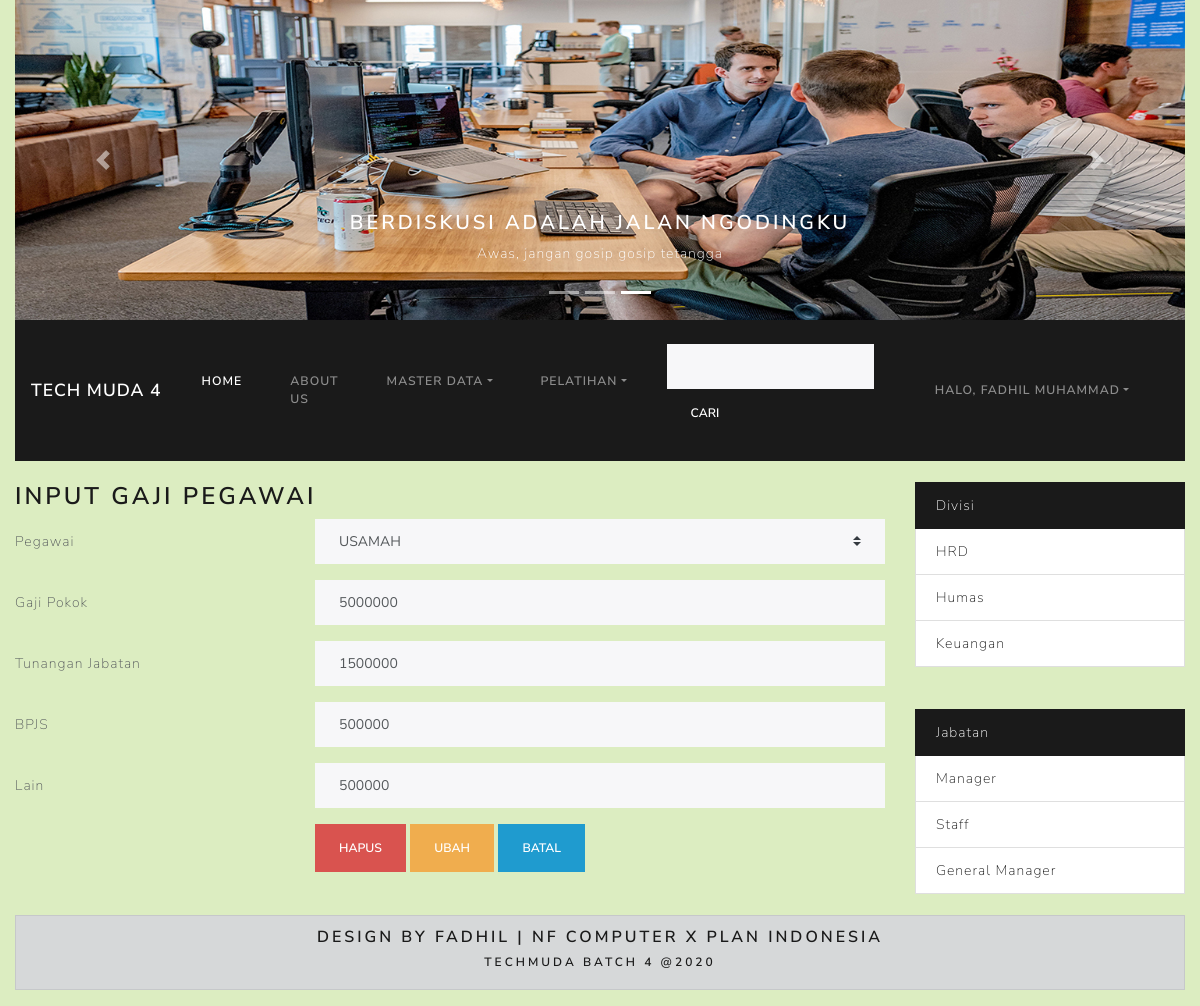
/index.php?hal=form_gaji&id=3 (signed in), run on the app's committed database.
### tables this page shows
CREATE TABLE `gaji` (
  `id` int(11) NOT NULL,
  `gapok` double NOT NULL,
  `tunjab` double DEFAULT NULL,
  `bpjs` double NOT NULL,
  `lain2` double DEFAULT NULL,
  `pegawai_id` int(11) NOT NULL
);

CREATE TABLE `divisi` (
  `id` int(11) NOT NULL,
  `nama` varchar(20) NOT NULL
);

CREATE TABLE `jabatan` (
  `id` int(11) NOT NULL,
  `nama` varchar(20) NOT NULL
);

### models/Gaji.php (called while the page is built, shortened)
<?php
class Gaji{
    private $koneksi;
    public function __construct() {
        global $dbh;
        $this->koneksi = $dbh;
    }
    public function dataGaji() {
        $sql = "SELECT gaji.*, pegawai.id as idp, pegawai.nip as nip, pegawai.nama FROM gaji
        INNER JOIN pegawai ON pegawai.id = gaji.pegawai_id";
        $ps = $this->koneksi->prepare($sql);
        $ps->execute();
        $rs = $ps->fetchAll();
        return $rs;
    }
    public function getGaji($id) {
        $sql = "SELECT g.*, p.id as idp, p.nip as nip, p.nama as pegawai, p.foto,
        j.nama as jabatan, d.nama as divisi FROM gaji g
        INNER JOIN pegawai p ON p.id = g.pegawai_id
        INNER JOIN jabatan j ON j.id = p.jabatan_id
        INNER JOIN divisi d ON d.id = p.divisi_id
        WHERE g.id = ?";
        $ps = $this->koneksi->prepare($sql);
        $ps->execute($id);
        $rs = $ps->fetch();
        return $rs;
    }
}
?>

### models/Divisi.php (called while the page is built, shortened)
<?php
class Divisi{
    private $koneksi;
    public function __construct(){
        global $dbh;
        $this->koneksi = $dbh;
    }
    public function dataDivisi(){
        $sql = "SELECT * FROM divisi";
        $ps = $this->koneksi->prepare($sql);
        $ps->execute();
        $rs = $ps->fetchAll();
        return $rs;
    }
};
?>

### models/Jabatan.php (called while the page is built, shortened)
<?php
class Jabatan {
    private $koneksi;
    public function __construct(){
        global $dbh;
        $this->koneksi = $dbh;
    }
    public function dataJabatan(){
        $sql = "SELECT * FROM jabatan";
        $ps = $this->koneksi->prepare($sql);
        $ps->execute();
        $rs = $ps->fetchAll();
        return $rs;
    }
};
?>

### form_gaji.php (the view, shortened to what this page needs)
<?php
if(isset($_SESSION['MEMBER']) && $_SESSION['MEMBER']['role'] != 'staff'){
?>
<?php
$id = $_REQUEST['id'];
$model = new Gaji();
if(!empty($id) ){
  $rs =  $model->getGaji([$id]);
}
else{
 $rs = [];
}
?>
<h3>Input Gaji Pegawai</h3>
<form action="controller_gaji.php" method="POST">
    <div class="form-group row">
        <label for="pegawai" class="col-4 col-form-label">Pegawai</label>
        <div class="col-8">
        <select id="pegawai" name="pegawai" class="custom-select">
            <?php
            $model = new Gaji();
            if(empty($rs) ){
            ?>
            <option value="">--Pilih pegawai--</option>
            <?php
            $pegawai = $model->dataBelumDigaji();
            foreach($pegawai as $peg){
            ?>
            <option value="<?= $peg['idp'] ?>"><?= $peg['nama'] ?></option>
            <?php }
             }else{
              ?>
            <?php
                $pegawai = $model->dataGaji();
                foreach($pegawai as $peg){
                $sel = ($peg['idp'] == $rs['pegawai_id']) ? 'selected' : '';
                ?>
                <option value="<?= $peg['idp'] ?>" <?= $sel ?> ><?= $peg['nama'] ?></option>
                <?php } }?>
        </select>
        </div>
    </div>
    <div class="form-group row">
        <label for="gapok" class="col-4 col-form-label">Gaji Pokok</label>
        <div class="col-8">
            <input id="gapok" name="gapok" value="<?= $rs['gapok'] ?>" type="number" class="form-control">
        </div>
    </div>
    <div class="form-group row">
        <label for="tunjab" class="col-4 col-form-label">Tunangan Jabatan</label>
        <div class="col-8">
            <input id="tunjab" name="tunjab" value="<?= $rs['tunjab'] ?>" type="number" class="form-control">
        </div>
    </div>
    <div class="form-group row">
        <label for="bpjs" class="col-4 col-form-label">BPJS</label>
        <div class="col-8">
            <input id="bpjs" name="bpjs" value="<?= $rs['bpjs'] ?>" type="number" class="form-control">
        </div>
    </div>
    <div class="form-group row">
        <label for="lain" class="col-4 col-form-label">Lain</label>
        <div class="col-8">
            <input id="lain" name="lain" value="<?= $rs['lain2'] ?>" type="number" class="form-control">
        </div>
    </div>
    <div class="form-group row">
    <div class="offset-4 col-8">
    <?php
    if(empty($id) ){
  ?>
    <button name="proses" value="simpan" type="submit" class="btn btn-primary">Simpan</button>
    <?php
    }
    else{
      ?>
    <button name="proses" value="hapus" type="submit" onclick="return confirm('yakin hapus?')" class="btn btn-danger">Hapus</button>
    <button name="proses" value="ubah" type="submit" class="btn btn-warning">Ubah</button>
    <?php } ?>
    <button name="proses" value="batal" type="submit" class="btn btn-info">Batal</button>
    </div>
  </div>
</form>
<?php
}
else{
    include_once 'terlarang.php';
}?>

### sidebar.php (shortened to what this page needs)
<?php
$obj1 = NEW Divisi();
$ar_divisi = $obj1->dataDivisi();
$obj2 = NEW Jabatan();
$ar_jabatan= $obj2->dataJabatan();
?>
				<?php
					if(isset($_SESSION['MEMBER']) ){
				?>
<div class="col-md-3">
			<div class="list-group">
				 <a href="#" class="list-group-item list-group-item-action active">Divisi</a>
				<?php
				foreach($ar_divisi as $div){
				?>
				<div class="list-group-item">
					<a href="index.php?hal=pegawai&id=<?= $div['id'] ?>"><?= $div['nama'] ?></a>
				</div>
				<?php } ?>
			</div>
			<br><br>
			<div class="list-group">
				 <a href="#" class="list-group-item list-group-item-action active">Jabatan</a>
				 <?php
				foreach($ar_jabatan as $jab){
				?>
				<div class="list-group-item">
					<a href="index.php?hal=pegawai&idj=<?= $jab['id'] ?>"><?= $jab['nama'] ?></a>
				</div>
				<?php } ?>
			</div>
	<?php }?>
</div>
</div>

### css/style.css (style rules this page uses)
body { background-color: #dcedc1; background-repeat: no-repeat; background-size: cover; }

### data on the page
gaji: gapok "5000000", tunjab "1500000", bpjs "500000", lain "500000"
divisi: nama "HRD"
divisi: nama "Humas"
divisi: nama "Keuangan"
jabatan: nama "Manager"
jabatan: nama "Staff"
jabatan: nama "General Manager"

### other printed values
$_SESSION['MEMBER']['fullname'] "FADHIL MUHAMMAD"
form field pegawai "USAMAH"
